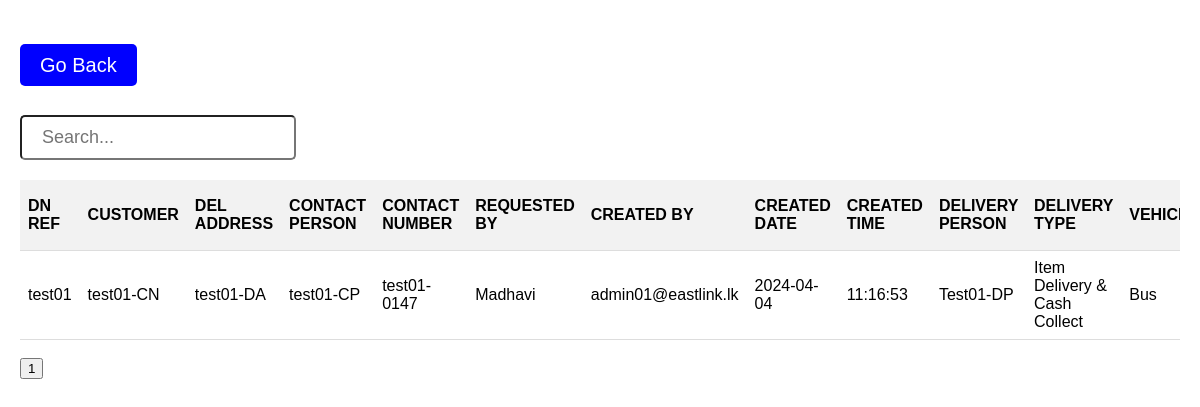
Page /UserPages/userAllDetails.php (signed in) on the committed database.
### tables this page shows
CREATE TABLE `Delivery_arraange` (
  `ar_id` int(11) NOT NULL,
  `ar_date` date NOT NULL,
  `ar_dn_ref` varchar(1111) NOT NULL,
  `ar_customer_name` varchar(1111) NOT NULL,
  `ar_delivery_address` varchar(1111) NOT NULL,
  `ar_contaced_person` varchar(1111) NOT NULL,
  `ar_requested_by` varchar(1111) NOT NULL,
  `ar_vehicle_type` varchar(11111) NOT NULL,
  `ar_type_of_delivery` varchar(11111) NOT NULL,
  `ar_urgancy` varchar(11111) NOT NULL,
  `ar_delivery_person` varchar(11111) DEFAULT NULL,
  `ar_contact_number` varchar(11111) NOT NULL,
  `ar_created_by` varchar(1111) NOT NULL,
  `ar_created_date` date NOT NULL,
  `ar_created_time` time NOT NULL,
  `ar_status` varchar(100) NOT NULL DEFAULT 'pending',
  `ar_out_time` time DEFAULT NULL,
  `ar_in_time` time DEFAULT NULL,
  `exp_del_date` date NOT NULL
);

### UserPages/userAllDetails.php (the view, shortened to what this page needs)
<?php
require_once("../DatabaseActions/Connection.php");
$mail = $_SESSION['user'];
$all_delivery_sql = "SELECT * FROM Delivery_arraange WHERE ar_created_by = :mails ORDER BY ar_id DESC";
$allDeliv_smtp = $conn->prepare($all_delivery_sql);
$allDeliv_smtp->bindParam(":mails" , $mail);
$allDeliv_smtp->execute();
?>
<!DOCTYPE html>
<html lang="en">
<head>
</head>
<body>
<br><br><br>
<a href="./UserPage.php" id="" style="background-color: blue;font-size:20px;padding:10px 20px;color:#fff;border-radius: 5px;margin-top:40px;margin-left:20px;text-decoration: none;">Go Back</a>
<br><br>
<div class="table-container">
    <input type="text" id="searchInput" placeholder="Search..." style="padding:10px 20px;font-size:18px;margin-bottom: 20px;border-radius: 5px;text-decoration:none; "><br>
    <table id="dataTable">
        <thead>
        <tr>
            <th>DN REF</th>
            <th>CUSTOMER</th>
            <th>DEL ADDRESS</th>
            <th>CONTACT PERSON</th>
            <th>CONTACT NUMBER</th>
            <th>REQUESTED BY</th>
            <th>CREATED BY</th>
            <th>CREATED DATE</th>
            <th>CREATED TIME</th>
            <th>DELIVERY PERSON</th>
            <th>DELIVERY TYPE</th>
            <th>VEHICLE</th>
        </tr>
        </thead>
        <tbody>
        <?php while($all_deliveries2_row = $allDeliv_smtp->fetch(PDO::FETCH_ASSOC)){ ?>
        <tr>
            <td><?php echo $all_deliveries2_row['ar_dn_ref']; ?></td>
            <td><?php echo $all_deliveries2_row['ar_customer_name']; ?></td>
            <td><?php echo $all_deliveries2_row['ar_delivery_address']; ?></td>
            <td><?php echo $all_deliveries2_row['ar_contaced_person']; ?></td>
            <td><?php echo $all_deliveries2_row['ar_contact_number']; ?></td>
            <td><?php echo $all_deliveries2_row['ar_requested_by']; ?></td>
            <td><?php echo $all_deliveries2_row['ar_created_by']; ?></td>
            <td><?php echo $all_deliveries2_row['ar_created_date']; ?></td>
            <td><?php echo $all_deliveries2_row['ar_created_time']; ?></td>
            <td><?php echo $all_deliveries2_row['ar_delivery_person']; ?></td>
            <td><?php echo $all_deliveries2_row['ar_type_of_delivery']; ?></td>
            <td><?php echo $all_deliveries2_row['ar_vehicle_type']; ?></td>
        </tr>
        <?php }?>
        </tbody>
    </table>
    <br>
    <div class="pagination" style="margin-right:10px;"></div>
</div>
</body>

### UserPages/userAllDetails.php (style rules this page uses)
body { font-family: Arial, sans-serif; margin: 0; padding: 0; text-decoration: none; }
.table-container { overflow-x: auto; margin: 20px; }
table { width: 100%; border-collapse: collapse; }
th, td { padding: 8px; text-align: left; border-bottom: 1px solid #ddd; }
th { background-color: #f2f2f2; font-weight: bold; }

### rows in the picture
delivery_arraange: ar_dn_ref "test01", ar_customer_name "test01-CN", ar_delivery_address "test01-DA", ar_contaced_person "test01-CP", ar_contact_number "test01-0147", ar_requested_by "Madhavi", ar_created_by "admin01@eastlink.lk", ar_created_date "2024-04-04", ar_created_time "11:16:53", ar_delivery_person "Test01-DP", ar_type_of_delivery "Item Delivery & Cash Collect", ar_vehicle_type "Bus"
